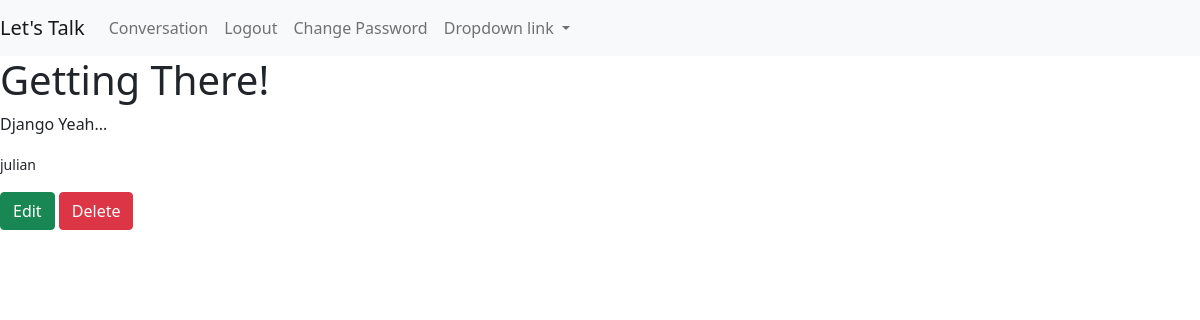
The app's page /articles/2/ (signed in) with its own data.
### articles/models.py (models this page shows, shortened)
class Article(models.Model):
    title = models.CharField(max_length=128)
    body = models.TextField(max_length=256)
    organization = models.CharField(max_length=128)
    author = models.ForeignKey(
        get_user_model(),
        on_delete = models.CASCADE
    )
    created_at = models.DateTimeField(auto_now_add=True)

### accounts/models.py (models this page shows)
class CustomUser(AbstractUser):
    role = models.CharField(max_length=255)
    department = models.CharField(max_length=255)

### articles/views.py (the view)
# urls.py: path('<int:pk>/', ArticleDetailPage.as_view(), name='news_detail'),
class ArticleDetailPage(LoginRequiredMixin, DetailView):
    model = Article
    template_name = "news_detail.html"

### templates/news_detail.html (shortened to what this page needs)
{% extends 'base.html' %}
{% block content %}
    <h1>{{ article.title }}</h1>
    <p>{{ article.body }}</p>
    <p><small>{{ article.author }}</small></p>
    <a href="{% url 'news_edit' article.id %}" class="btn btn-success" >Edit</a>
    <a href="{% url 'news_delete' article.id %}" class="btn btn-danger">Delete</a>
{% endblock content %}

### records on screen
Article: title "Getting There!", body "Django Yeah...", author "julian"
